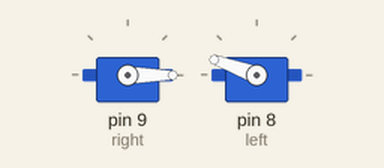
Bench run of a sketch on a simulated Arduino Uno, built with avr-gcc and run on an emulated ATmega328P. Parts: 2 × servo.

Above: at 0.1 s.
Timing chart, 0 to 40.0 s (numbered marks = the images above):
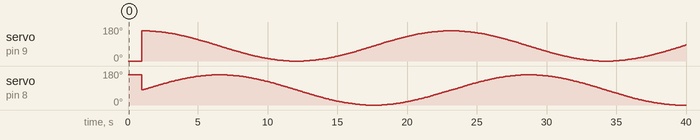

The sketch:

up_down.ino
```cpp
#include <Servo.h>

Servo left;
Servo right;

void setup() {
  right.attach(9);
  right.write(0);
  left.attach(8);
  left.write(160);
  delay(1000);

  //right.write(160);
  Serial.begin(9600);
}

void loop() {
  //while (true);
//  for (unsigned int i=10; i < 170; i+=1) {
//
//    right.write(i);
//    left.write(160-i);
//    delay(50);
//    Serial.println(i);
//  }
  for (double theta=0; theta<2*PI; theta+=.02) {
    right.write(80*cos(theta) + 80);
    left.write(80*sin(theta) + 80);
    delay(70);
  }

}
```
